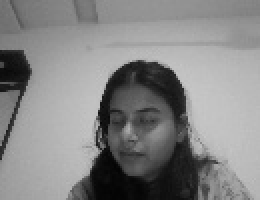
#> input picture dataset/sara/1.jpg, 130 x 100 px (shown 2 times larger)
$ python 'b) face recognition.py'
#> lines starting #> are read from the running program, lines starting #| are printed output that depends on the picture; after the words box and inside, x2 and y2 are one past the last pixel; in counts of white or black regions, pixels touching at a corner belong together
import cv2
import os
import numpy

# Loading haarcascade face algorithm
alg = "haarcascade_frontalface_alt.xml"
haar = cv2.CascadeClassifier(alg)

#Initializing Camera
cam = cv2.VideoCapture(0)

dataset = "dataset"
(images,labels,names,id) = ( [] , [] , {}, 0)

for( subdirs , dirs, files) in os.walk(dataset):
    for subdir in dirs:
        names[id] = subdir
        subjectpath = os.path.join(dataset , subdir)
        for filename in os.listdir(subjectpath):
            path = subjectpath + '/' + filename
            label =id
            images.append(cv2.imread(path , 0))
            labels.append(int(label))
            #print(labels)
        id += 1
#> id = 1

(width,height) = (130,100)
(images , labels) = [numpy.array(lis) for lis in [images,labels]]
print(images , labels)

#print(dir (cv2.face))
model = cv2.face.LBPHFaceRecognizer_create()

model.train(images , labels )

print("Training Completed")

count = 0

#reading frame from camera
while True:
    (_,img) = cam.read()
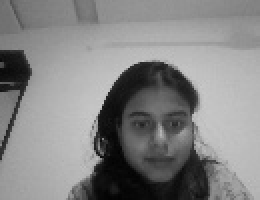
#> input picture dataset/sara/12.jpg, 130 x 100 px, given in place of the camera (shown 2 times larger)
#> img is the input picture: shape (100, 130, 3); min 2, max 202, mean 132.3

    #Converting color image to gray scale img
    grayImg = cv2.cvtColor(img , cv2.COLOR_BGR2GRAY )

    #obtaining face coordinates by passing algorithm
    # faces = face_cascade.detectMultiScale( src , scalefactor , minNeighbours 0
    faces = haar.detectMultiScale(grayImg , 1.3 , 4 )

    #Drawing rectangle on face coordinates
    for (x,y,w,h) in faces:
        cv2.rectangle(img , (x,y) , (x+w,y+h) , (0,255,0) , 2 )
        face = grayImg[ y:y+h , x:x+w ]
        face_resize = cv2.resize(face , (width , height ))

        prediction = model.predict(face_resize)
        cv2.rectangle(img , (x,y) ,(x+w,y+h) , (0,255,0) , 2 )
        if prediction[1]<800:
            cv2.putText(img, '%s - %.0f' %(names[prediction[0]] , prediction[1]),(x-10, y-10), cv2.FONT_HERSHEY_PLAIN, 4, (0,0,255))
            count = 0
        else :
            count +=1
            cv2.putText(img,'Unknown' , (x-10, y-10), cv2.FONT_HERSHEY_PLAIN, 1, (0,255,0) , 2 )
            if(count>100):
                        print("Unknown")
                        cv2.imwrite("input.jpg",img)
                        count = 0
#> this loop made 1 pass
#> pass 1, `face = grayImg[ y:y+h , x:x+w ]`:
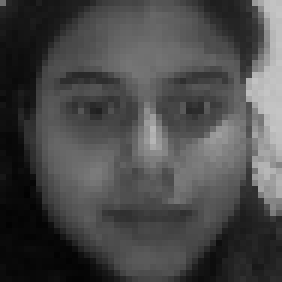
#> face: shape (47, 47) (shown 6 times larger); min 2, max 198, mean 73.4
#> pass 1, `face_resize = cv2.resize(face , (width , height ))`:
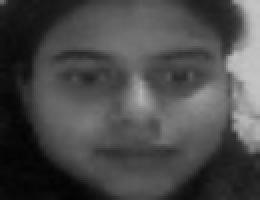
#> face_resize: shape (100, 130) (shown 2 times larger); min 3, max 197, mean 73.3
#> after the loop:
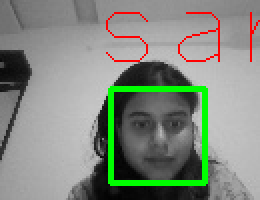
#> img: shape (100, 130, 3) (shown 2 times larger); 5.7% of pixels changed, all inside (x1, y1, x2, y2) = (53, 6, 130, 93)

    #display the output frame
    cv2.imshow("OpenCV" , img )

    key = cv2.waitKey(10)
#> (key Esc is pressed here)
    if key == 27:     #27 is for escape
        break

cam.release()
cv2.destroyAllWindows()
